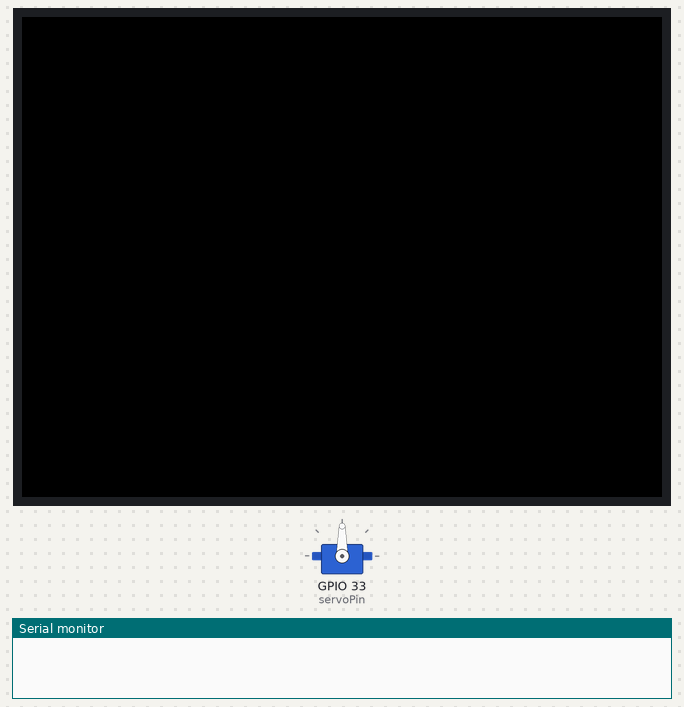
Recording of a sketch running on a simulated ESP32. Parts: 320×240 colour display, servo, the last lines printed to the serial monitor. At 20.7 s the program puts the board to deep sleep or switches it off; the recording ends there.

Above: at 0.2 s.
At 10.43 s:
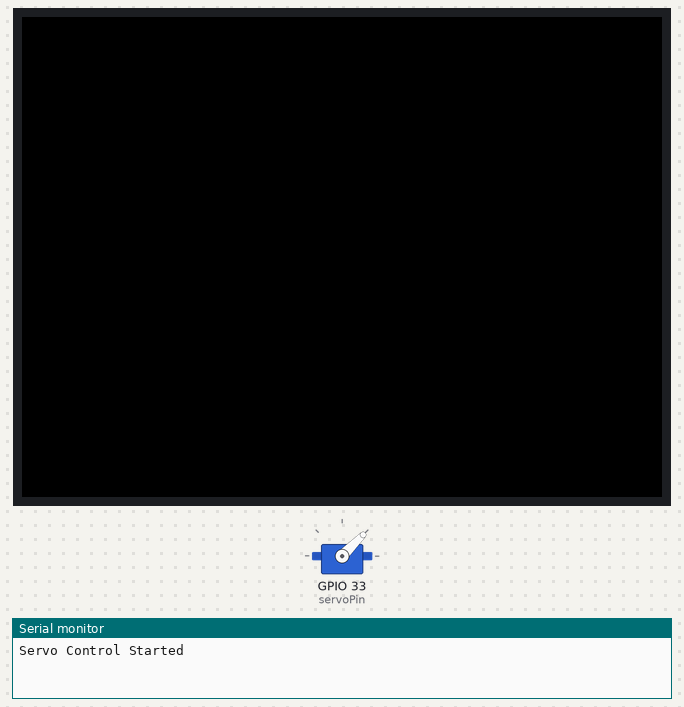
At 10.8 s:
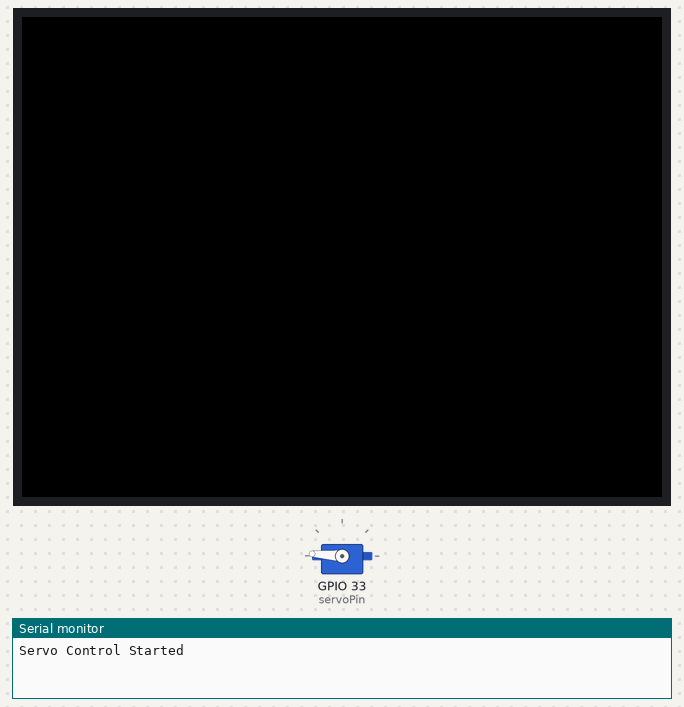
Timing chart, 0 to 12.3 s (numbered marks = the images above):
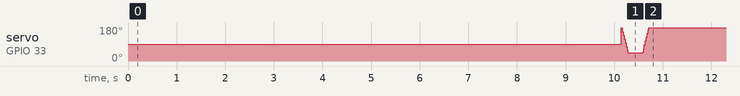

The sketch:

Flipper_timer.ino
```cpp
/*
 * M5Core2 Servo Control with Simple Timers
 * ---------------------------------------
 * This program controls a servo motor connected to an M5Core2 device.
 * It sweeps the servo from one extreme position to another and back,
 * then powers off the device after a delay.
 *
 * Added features:
 * - 10 second delay after power-on before servo movement begins
 * - 10 second delay before power-off after servo movement completes
 */

#include <M5Core2.h>
#include <ESP32Servo.h>

Servo myservo;
const int servoPin = 33;

void setup() {
  M5.begin(false, false, true, true); //LCD, SD, Serial, I2C

  // Battery and USB charging configuration
  M5.Axp.SetBusPowerMode(0);        // Automatic switching between USB and battery
  M5.Axp.SetCHGCurrent(11);         // Set charging current to 1000mA

  ESP32PWM::allocateTimer(0);
  myservo.setPeriodHertz(333);

  // Attach the servo to the specified pin and set the pulse width range
  // The pulse width range (900µs to 2100µs) defines the minimum and maximum positions
  myservo.attach(servoPin, 900, 2100);

  delay(2000);        //After this time turn off the power led
  M5.Axp.SetLed(0);

  Serial.println("Servo Control Started");

  // Add 10 second (led off + this timer) delay before starting servo movement
  delay(8000);
}

void loop() {
  // First sweep: from 176 to 2 degrees (moving backward)
  // Note: Replace 176 and 45 with the actual range limits of your servo as indicated on the white label
  for(int pos = 176; pos >= 45; pos--) {
    myservo.write(pos);  // Set the servo position
    delay(1);  // Small delay to control the speed of the sweep
  }

  delay(300);  // Short pause at the end of the backward sweep. If the phone seems too heavy, add to this timer 200ms.

  // Second sweep: from 45 to 176 degrees (moving forward)
  for(int pos = 45; pos <= 176; pos++) {
    myservo.write(pos);  // Set the servo position
    delay(1);  // Small delay to control the speed of the sweep
  }

  // Add 10 second delay before power off
  delay(10000);    //keep it high enough to program the board before turning off

  // Power off the Flipper device
  M5.Axp.PowerOff();
}
```
